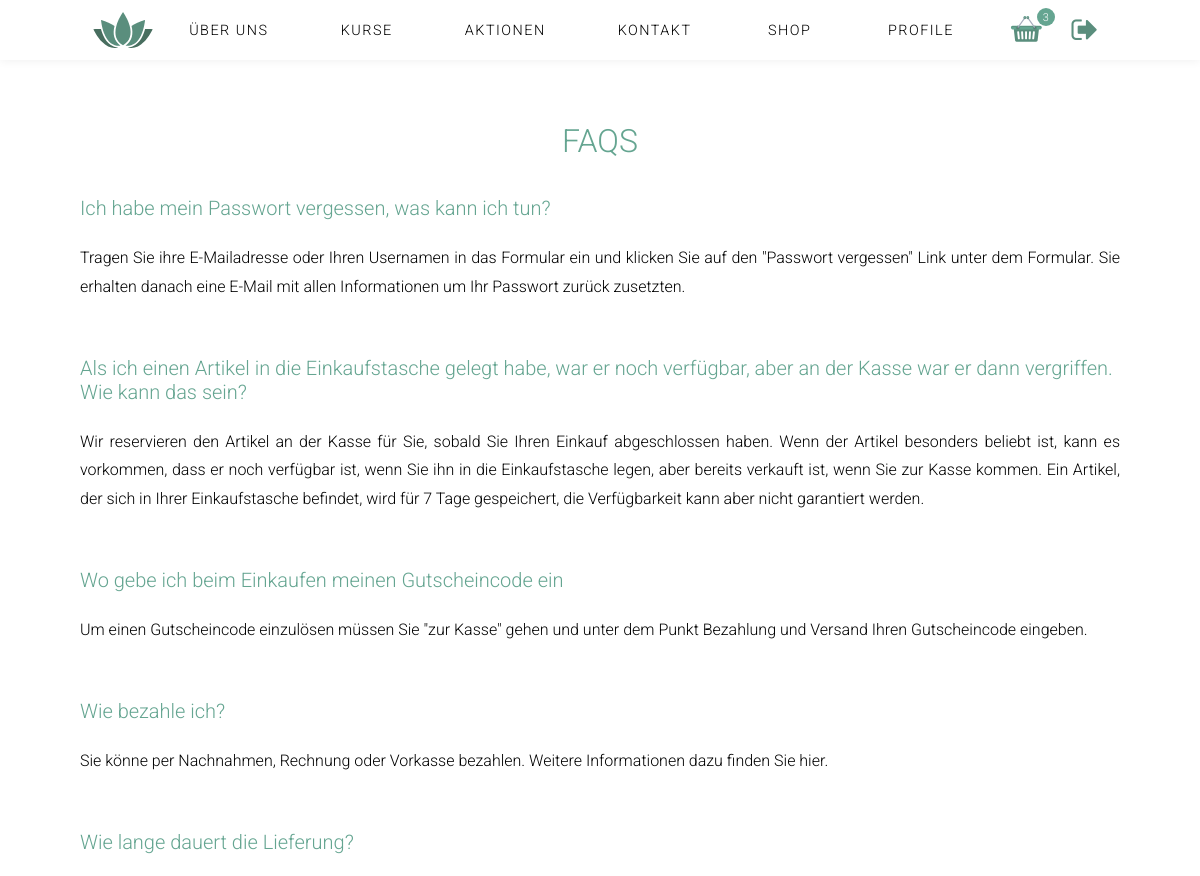
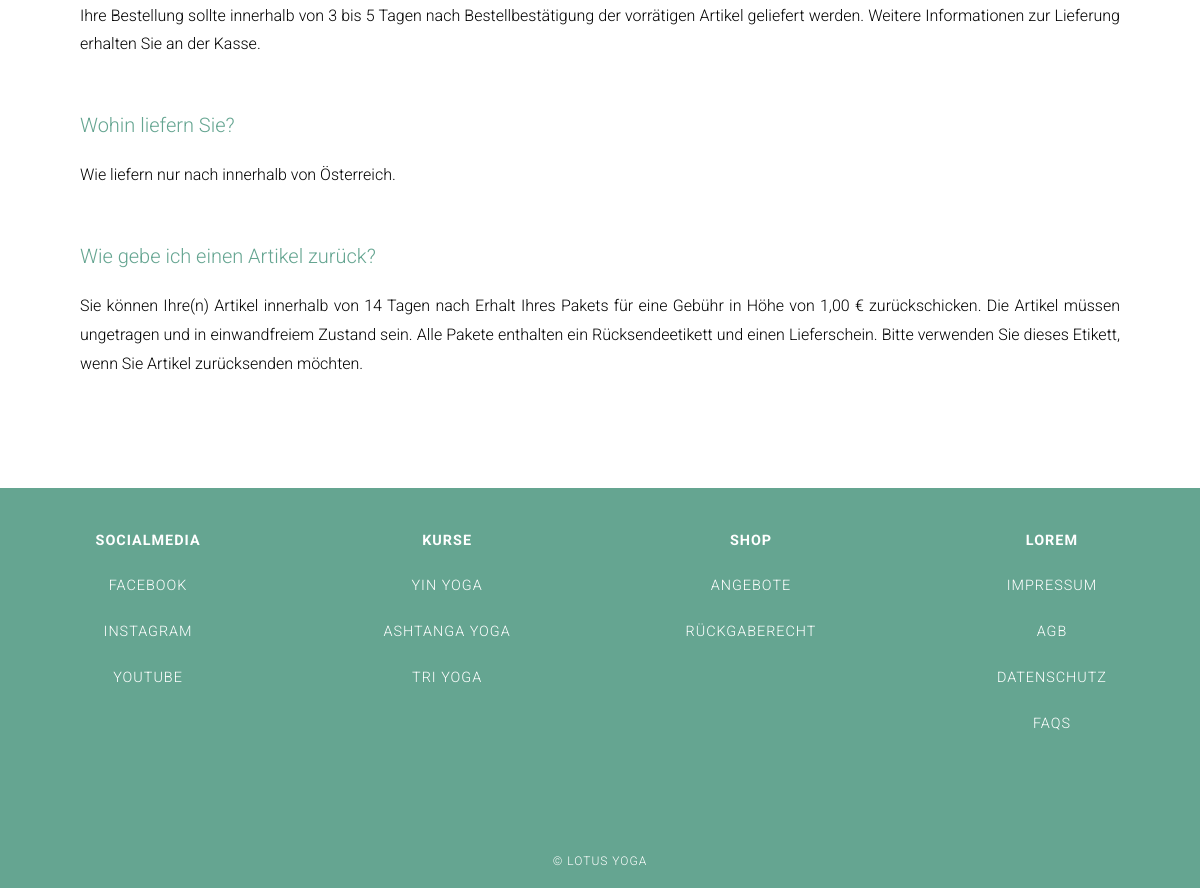
The page /index.php?page=FAQs (signed in) on the database its author committed (2 pictures, top to bottom).
### tables this page shows
CREATE TABLE `contents` (
  `id` int(11) NOT NULL,
  `_name` varchar(1000) NOT NULL,
  `type` varchar(150) NOT NULL,
  `content` varchar(1000) NOT NULL DEFAULT '',
  `sequence` int(11) NOT NULL,
  `is_active` tinyint(1) NOT NULL DEFAULT '1',
  `deleted_at` timestamp NULL DEFAULT NULL
);

### index.php (called while the page is built, shortened)
<?php
$content = ('content/');
include('functions/load_Content.php');
include('header.php');
if( ! isset($_GET['page']) ){
	$page = "home";
}else{
	$page = $_GET['page'];
}
if($page){
	$content .= $page .".php";
}
include($content);
include('footer.php');
?>

### functions/load_Content.php (called while the page is built, shortened)
<?php
function get_specific_content_data($table_name, $where, $equals){
    global $link;
    $sql = "SELECT * FROM " .$table_name. " WHERE ". $where . " = '" . $equals . "' AND deleted_at IS NULL ";
    $res = mysqli_query($link, $sql);
    return $res;
}
function get_ordered_content_data($table_name, $where, $equals, $order_by, $asc_desc){
    global $link;
    $sql = "SELECT * FROM " .$table_name. " WHERE ". $where . " = '" . $equals ."' ORDER BY ".$order_by." ". $asc_desc;
    $res = mysqli_query($link, $sql);
    return $res;
}
$faqs = get_specific_content_data('contents', '_name', 'faqs');
$footer = get_ordered_content_data('contents', '_name', 'footer', 'sequence', 'asc');
?>

### content/faqs.php (the view)
<section class="content-wrapper footer-content">
  <?php
    while( $row = mysqli_fetch_assoc($faqs) ){
      if($row['type'] == 'headline'){
        echo '<h2>'.$row["content"].'</h2>';
      }elseif($row['type'] == 'subheadline'){
          echo '<h3>'.$row["content"].'</h3>';
      }else{
          echo '<p>'.$row["content"].'</p>';
      }
    }
    ?>
</section>

### footer.php (shortened to what this page needs)
  <footer class="footer_main">
    <section class="links_footer" >
<?php
    $cnt = 0;
    while( $row = mysqli_fetch_assoc($footer) ){
      if($row['type'] == 'subheadline'){
          if($cnt != 0){
            echo '</ul>';
          }
          echo '<ul><li><h4>'.$row["content"].'</h4></li>';
      }else{
          echo '<li><a href="'.$row["content"].'">'.$row["type"].'</a>';
      }
      $cnt++;
    }
    ?>
    </section>
    <small class="copyright">
      &copy; Lotus Yoga
    </small>
  </footer>
</body>
</html>

### css/styles.css (style rules this page uses)
* { font-family: 'Roboto', Helvetica, Verdana, sans-serif; box-sizing: border-box; margin: 0; padding: 0; list-style: none; text-decoration: none; }
html { position: relative; }
.body { margin: 0; }
p { font-weight: 100; line-height: 6vh; }
a { color: inherit; }
.cart-header span, p { line-height:50px; }
.content-wrapper { position: relative; z-index: 50; padding: 110px 5em 5em; background-color: #fff; text-align: center; }
.footer-content p { font-weight: 300; }
.footer-content h2 { color: #65a591; margin-bottom: 1.25em; font-size: 2em; font-weight: 400; }
.content-wrapper.footer-content h3 { color: #65a591; font-size: 1.25em; font-weight: 300; text-align: left; width: 100%; margin: 0; text-transform: none; }
.content-wrapper h2 { font-size: 2em; font-weight: 300; padding: 1vw 0vw; margin: 0 35vw; text-align: center; text-transform: uppercase; }
.content-wrapper h3 { margin: 2em 0; font-size: 1.2em; font-weight: 300; padding: 2vw 0; }
.content-wrapper p { font-size: 1em; line-height: 1.8; margin-bottom: 30px; text-align: justify; }
.footer_main h4 { padding: 1em 0em; }
.footer_main { padding-top: 2em; height: 400px; background-color: #65a591; color: #fff; text-transform: uppercase; font-size: 0.9em; letter-spacing: 1px; font-weight: 300; text-align: center; position: relative; }
.links_footer { display: flex; justify-content: space-around; }
.links_footer ul li a { transition: all 0.5s ease-in-out; display: block; padding: 1em; min-width: 150px; }
.copyright { display: block; text-align: center; position: absolute; left: 0; right: 0; bottom: 20px; }

### rows shown on the page
contents: content "FAQS"
contents: content "Ich habe mein Passwort vergessen, was kann ich tun?"
contents: content "Tragen Sie ihre E-Mailadresse oder Ihren Usernamen in das Formular ein und klicken Sie auf den \"Passwort vergessen\" Link unter dem Formular. Sie erhalten danach eine E-Mail mit allen Informationen um Ihr Passwort zurück zusetzten."
contents: content "Als ich einen Artikel in die Einkaufstasche gelegt habe, war er noch verfügbar, aber an der Kasse war er dann vergriffen. Wie kann das sein?"
contents: content "Wir reservieren den Artikel an der Kasse für Sie, sobald Sie Ihren Einkauf abgeschlossen haben. Wenn der Artikel besonders beliebt ist, kann es vorkommen, dass er noch verfügbar ist, wenn Sie ihn in die Einkaufstasche legen, aber bereits verkauft ist, wenn Sie zur Kasse kommen. Ein Artikel, der sich in Ihrer Einkaufstasche befindet, wird für 7 Tage gespeichert, die Verfügbarkeit kann aber nicht garantiert werden."
contents: content "Wo gebe ich beim Einkaufen meinen Gutscheincode ein"
contents: content "Um einen Gutscheincode einzulösen müssen Sie \"zur Kasse\" gehen und unter dem Punkt Bezahlung und Versand Ihren Gutscheincode eingeben."
contents: content "Wie bezahle ich?"
contents: content "Sie könne per Nachnahmen, Rechnung oder Vorkasse bezahlen. Weitere Informationen dazu finden Sie hier."
contents: content "Wie lange dauert die Lieferung?"
contents: content "Ihre Bestellung sollte innerhalb von 3 bis 5 Tagen nach Bestellbestätigung der vorrätigen Artikel geliefert werden. Weitere Informationen zur Lieferung erhalten Sie an der Kasse."
contents: content "Wohin liefern Sie?"
contents: content "Wie liefern nur nach innerhalb von Österreich."
contents: content "Wie gebe ich einen Artikel zurück?"
contents: content "Sie können Ihre(n) Artikel innerhalb von 14 Tagen nach Erhalt Ihres Pakets für eine Gebühr in Höhe von 1,00 € zurückschicken. Die Artikel müssen ungetragen und in einwandfreiem Zustand sein. Alle Pakete enthalten ein Rücksendeetikett und einen Lieferschein. Bitte verwenden Sie dieses Etikett, wenn Sie Artikel zurücksenden möchten."
contents: content "SOCIALMEDIA"
contents: type "FACEBOOK"
contents: type "INSTAGRAM"
contents: type "YOUTUBE"
contents: content "KURSE"
contents: type "YIN YOGA"
contents: type "ASHTANGA YOGA"
contents: type "TRI YOGA"
contents: content "SHOP"
contents: type "ANGEBOTE"
contents: type "RÜCKGABERECHT"
contents: content "LOREM"
contents: type "IMPRESSUM"
contents: type "AGB"
contents: type "DATENSCHUTZ"
contents: type "FAQS"

### other values the page prints
$cnt "3"
